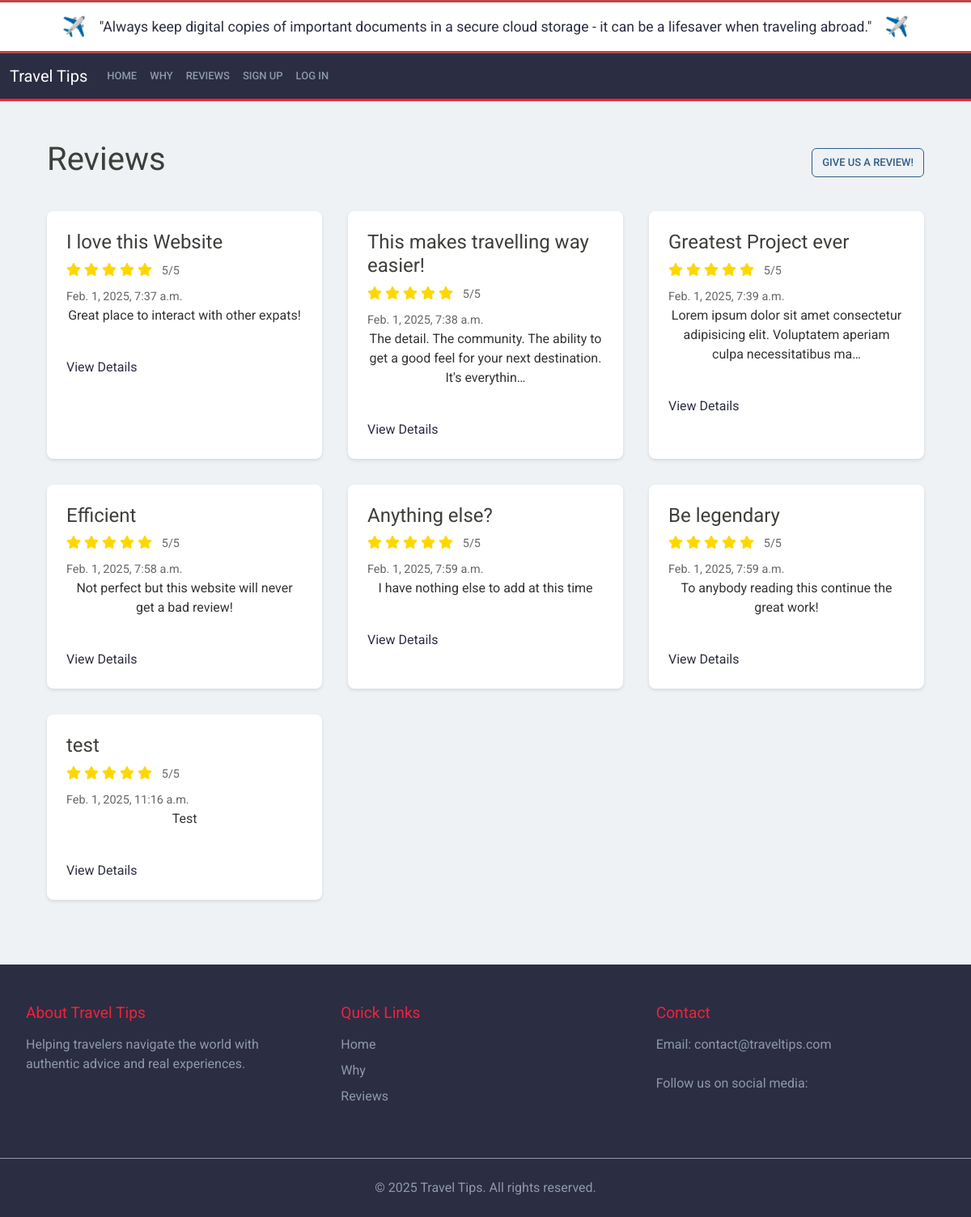
The page /notes/list/ on the database its author committed.
### notes/models.py (models this page shows, shortened)
class Note(models.Model):
    title = models.CharField(max_length=80)
    text = models.TextField()
    created_on = models.DateTimeField(auto_now_add=True)
    rating = models.IntegerField(default=0)  # or null=True if rating is optional

### notes/views.py (the view)
# urls.py: path("list/", ListNoteView.as_view(), name="list_note"),
class ListNoteView(ListView):
    template_name = "notes/list_note.html"
    model = Note
    context_object_name = "list_note"

### templates/notes/list_note.html (shortened to what this page needs)
{% extends 'base.html' %}
{% load static %}
{% block content %}
    <div class="reviews-container">
        <div class="reviews-header">
            <h1>Reviews</h1>
            <a href="{% url 'create_note' %}" class="btn btn-outline-primary">Give us a Review!</a>
        </div>
        <div class="reviews-grid">
            {% for note in list_note %}
            <div class="review-card">
                <h4>{{ note.title }}</h4>
                <div class="star-rating">
                    <span class="stars">
                        <i class="fas fa-star"></i>
                        <i class="fas fa-star"></i>
                        <i class="fas fa-star"></i>
                        <i class="fas fa-star"></i>
                        <i class="fas fa-star"></i>
                    </span>
                    <span class="rating-text">5/5</span>
                </div>
                <span class="review-date">{{ note.created_on }}</span>
                <p>{{ note.text|truncatechars:100 }}</p>
                <a href="" class="review-link">View Details</a>
            </div>
            {% endfor %}
        </div>
    </div>
{% endblock content %}

### templates/base.html (shortened to what this page needs)
{% load static %}
<!DOCTYPE html>
<html lang="en">
<head>
    <link href="https://bootswatch.com/5/sandstone/bootstrap.min.css" rel="stylesheet">
    <link rel="stylesheet" href="https://cdnjs.cloudflare.com/ajax/libs/font-awesome/5.15.4/css/all.min.css">
    <link rel="stylesheet" href="{% static 'css/signup.css' %}">
    <link rel="stylesheet" href="{% static 'css/base.css' %}">
    <link rel="stylesheet" href="{% static 'css/map.css' %}">
    <link rel="stylesheet" href="{% static 'css/reviews.css' %}">
    <link rel="stylesheet" href="{% static 'css/home.css' %}">
    <link rel="stylesheet" href="{% static 'css/about.css' %}">
    <link rel="stylesheet" href="{% static 'css/login.css' %}">
    <link rel="stylesheet" href="{% static 'css/posts.css' %}">
  </head>
<body>
  <div class="daily-tip">
    <div class="tip-content">
        <span class="tip-icon">✈️</span>
        <p>"Always keep digital copies of important documents in a secure cloud storage - it can be a lifesaver when traveling abroad."</p>
        <span class="tip-icon">✈️</span>
    </div>
</div>
  <nav class="navbar navbar-expand-lg bg-dark" data-bs-theme="dark">
        <div class="container-fluid">
          <a class="navbar-brand" href="#">Travel Tips</a>
          <div class="collapse navbar-collapse" id="navbarNav">
            <div class="navbar-nav me-auto mb-2 mb-lg-0">
                <a class="nav-link" href="{% url 'home' %}">Home</a>
                <a class="nav-link" href="{% url 'about' %}">Why</a>
                <a class="nav-link" href="{% url 'list_note' %}">Reviews</a>
                {% if user.is_authenticated %}
                <a class="nav-link" href="{% url 'travel:map' %}">Destinations</a>
                <a class="nav-link" href="{% url 'list' %}">Posts</a>
                <a class="nav-link" href="{% url 'new' %}">New Post</a>
                <a class="nav-link" href="{% url 'create_note' %}">New Review</a>
                {% else %}
                <a class="nav-link" href="{% url 'signup' %}">Sign Up</a>
                <a class="nav-link" href="{% url 'login' %}">Log In</a>
                {% endif %}
            </div>
          </div>
        </div>
    </nav>
    <div class="container">
        {% block content %}{% endblock content %}
    </div>
    <footer class="footer">
      <div class="footer-content">
          <div class="footer-section">
              <h5>About Travel Tips</h5>
              <p class="footer-text">Helping travelers navigate the world with authentic advice and real experiences.</p>
          </div>
          <div class="footer-section">
              <h5>Quick Links</h5>
              <ul>
                  <li><a href="{% url 'home' %}">Home</a></li>
                  <li><a href="{% url 'about' %}">Why</a></li>
                  <li><a href="{% url 'list_note' %}">Reviews</a></li>
              </ul>
          </div>
          <div class="footer-section">
              <h5>Contact</h5>
              <p class="footer-text">Email: contact@traveltips.com</p>
              <p class="footer-text">Follow us on social media:
              </p>
          </div>
      </div>
      <div class="footer-bottom">
          <p>&copy; {% now "Y" %} Travel Tips. All rights reserved.</p>
      </div>
  </footer>
  </body>
</html>

### static/css/signup.css (style rules this page uses)
.signup-container h1, p { color: #333; margin-bottom: 1.5rem; text-align: center; }

### static/css/base.css (style rules this page uses)
body { min-height: 100vh; background-color: #F5F5F5; }
.navbar.bg-dark { background-color: #2B2D42 !important; }
.navbar .navbar-nav .nav-link { color: #8D99AE; }
.navbar { border-bottom: 3px solid #EF233C; }
@media (min-width: 768px) { body { background-color: #EEF2F5; background-size: cover; background-position: center; background-attachment: fixed; background-repeat: no-repeat; } }
.daily-tip { background-color: white; border-top: 3px solid #BC4749; border-bottom: 3px solid #BC4749; padding: 0.75rem 0; text-align: center; box-shadow: 0 2px 4px rgba(0,0,0,0.1); }
.tip-content { max-width: 1200px; margin: 0 auto; display: flex; align-items: center; justify-content: center; gap: 1rem; padding: 0 1rem; }
.tip-icon { font-size: 1.5rem; }
.tip-content p { margin: 0; font-size: 1.1rem; color: #2B2D42; }
.footer { background-color: #2B2D42; color: #EDF2F4; padding: 3rem 0 0 0; margin-top: 4rem; }
.footer-content { max-width: 1200px; margin: 0 auto; display: grid; grid-template-columns: repeat(auto-fit, minmax(250px, 1fr)); gap: 2rem; padding: 0 2rem; }
.footer-text { color: #8D99AE; text-align: left; }
.footer-section h5 { color: #EF233C; margin-bottom: 1rem; font-size: 1.2rem; }
.footer-section ul { list-style: none; padding: 0; }
.footer-section ul li { margin-bottom: 0.5rem; }
.footer-section a { color: #8D99AE; text-decoration: none; transition: color 0.3s ease; }
.footer-bottom { margin-top: 3rem; padding: 1.5rem 0; text-align: center; border-top: 1px solid #8D99AE; }
.footer-bottom p { margin: 0; color: #8D99AE; }

### static/css/reviews.css (style rules this page uses)
.reviews-container { margin: 2rem 0; padding: 1rem; }
.reviews-header { display: flex; justify-content: space-between; align-items: center; margin-bottom: 2rem; }
.reviews-grid { display: grid; grid-template-columns: repeat(auto-fill, minmax(300px, 1fr)); gap: 2rem; }
.review-card { background-color: white; border-radius: 8px; padding: 1.5rem; box-shadow: 0 2px 4px rgba(0,0,0,0.1); transition: all 0.3s ease; }
.star-rating { margin: 0.5rem 0; color: #ffd700; }
.star-rating .stars { margin-right: 0.5rem; }
.rating-text { color: #666; font-size: 0.9rem; }
.review-date { color: #666; font-size: 0.9rem; }
.review-link { display: inline-block; margin-top: 1rem; color: #2B2D42; text-decoration: none; }

### rows shown on the page
Note: title "I love this Website", created_on "Feb. 1, 2025, 7:37 a.m.", text "Great place to interact with other expats!"
Note: title "This makes travelling way easier!", created_on "Feb. 1, 2025, 7:38 a.m.", text "The detail. The community. The ability to get a good feel for your next destination. It's everythin…"
Note: title "Greatest Project ever", created_on "Feb. 1, 2025, 7:39 a.m.", text "Lorem ipsum dolor sit amet consectetur adipisicing elit. Voluptatem aperiam culpa necessitatibus ma…"
Note: title "Efficient", created_on "Feb. 1, 2025, 7:58 a.m.", text "Not perfect but this website will never get a bad review!"
Note: title "Anything else?", created_on "Feb. 1, 2025, 7:59 a.m.", text "I have nothing else to add at this time"
Note: title "Be legendary", created_on "Feb. 1, 2025, 7:59 a.m.", text "To anybody reading this continue the great work!"
Note: title "test", created_on "Feb. 1, 2025, 11:16 a.m.", text "Test"
